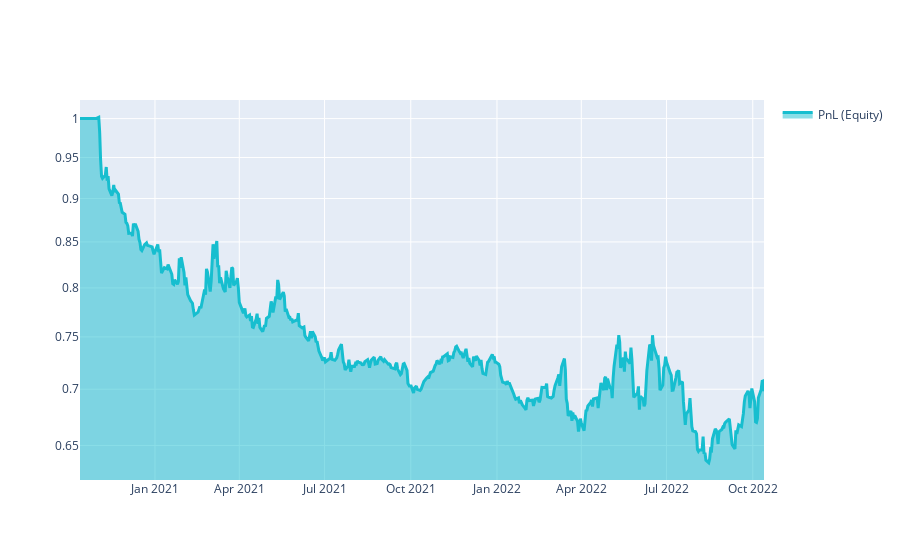

The cell this chart's notebook holds for it:
### Markdown cell above
# Q18 Quick Start

This template shows you the basic steps for taking part to the **Q18 NASDAQ-100 Stock Long-Short contest**.

### Code cell
import xarray as xr
import pandas as pd
import qnt.ta as qnta
import qnt.data as qndata
import qnt.output as qnout
import qnt.stats as qns

data = qndata.stocks.load_ndx_data(min_date="2020-10-13")

close     = data.sel(field="close")
is_liquid = data.sel(field="is_liquid")
sma_slow  = qnta.sma(close, 200)
sma_fast  = qnta.sma(close, 20)
weights   = xr.where(sma_slow < sma_fast, 1, -1)
weights   = weights * is_liquid

weights = qnout.clean(weights, data, "stocks_nasdaq100")

# calc stats
stats = qns.calc_stat(data, weights.sel(time=slice("2020-10-13", None)))
display(stats.to_pandas().tail())

# graph
performance = stats.to_pandas()["equity"]
import qnt.graph as qngraph

qngraph.make_plot_filled(performance.index, performance, name="PnL (Equity)", type="log")

### Figure 1 — Plotly figure (JSON) as saved in the notebook; plotly's stock layout.template omitted (floating-point values rounded to 4 significant figures; data arrays with more than 128 entries replaced by an {"elided": "..."} marker saying what was removed)
{"data": [{"fill": "tonexty", "line": {"color": "#17BECF", "width": 3}, "name": "PnL (Equity)", "type": "scatter", "x": {"elided": "505 str values"}, "y": {"elided": "505 float values"}}], "layout": {"showlegend": true, "yaxis": {"range": [-0.2068, 0.01065], "type": "log"}}}
